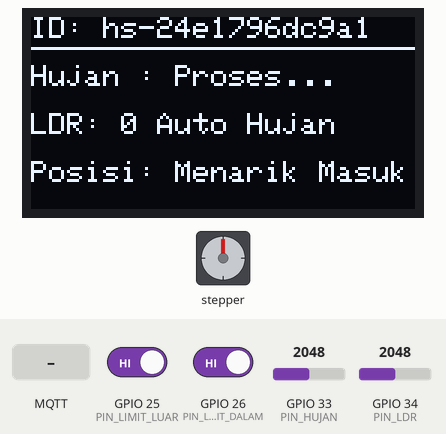
The sketch below on a simulated ESP32. Shown: stepper motor, 128×64 one-colour display. Wiring (inferred from the names in the program): stepper motor driver (200 steps per turn assumed): step GPIO 18; direction GPIO 19. The test bench sets the inputs (shaded band); at power-on: GPIO 26 (PIN_LIMIT_DALAM) HIGH, GPIO 25 (PIN_LIMIT_LUAR) HIGH, GPIO 33 (PIN_HUJAN) = 2048, GPIO 34 (PIN_LDR) = 2048. WiFi joins after 1.5 s; servers stay silent unless stated; random numbers use the default seed unless the sketch sets one; no MQTT or app messages arrive unless stated; what the sketch prints to the serial monitor is not drawn.

Above: at 2.8 s.
2.9 s: MQTT message "stop" arrives on the first subscribed topic
At 4.2 s:
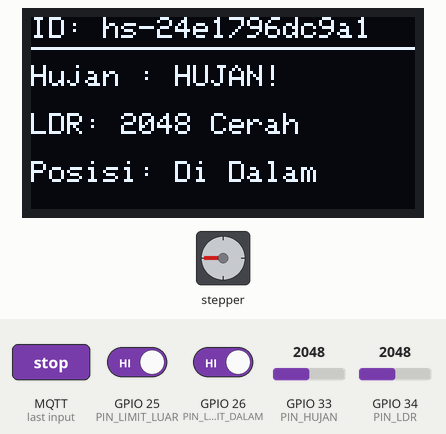
4.5 s: MQTT message "mendorong" arrives on the first subscribed topic
At 5.1 s:
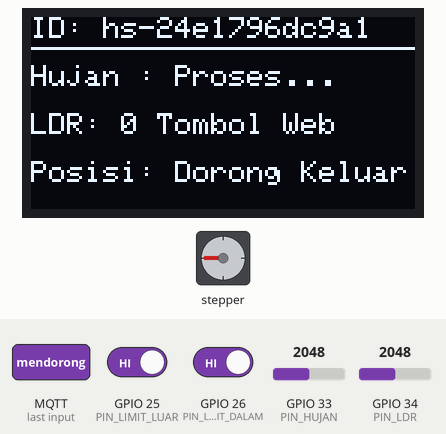
8.3 s: MQTT message "tarik" arrives on the first subscribed topic
At 9.6 s:
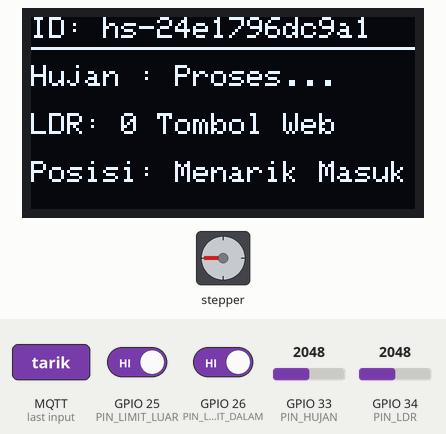
12.1 s: MQTT message "masuk" arrives on the first subscribed topic
15.9 s: GPIO 26 (PIN_LIMIT_DALAM) driven LOW
19.7 s: GPIO 25 (PIN_LIMIT_LUAR) driven LOW
At 20.2 s:
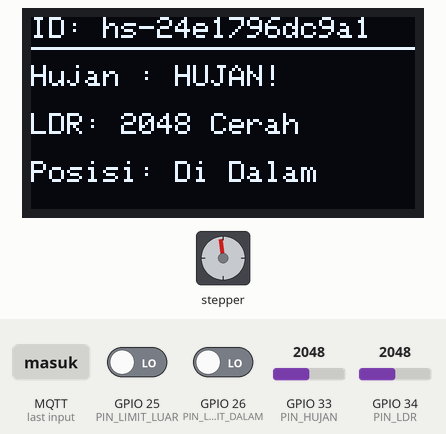
Timing chart, 0 to 22.3 s (numbered marks = the images above; inputs shaded):
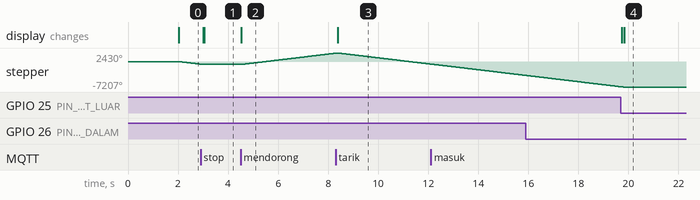

The sketch:

hujan_esp32.ino
```cpp
#include <WiFi.h>
#include <PubSubClient.h>
#include <Wire.h>
#include <Adafruit_GFX.h>
#include <Adafruit_SSD1306.h>

// ================= 1. KONFIGURASI WIFI & MQTT =================
// Kredensial WiFi
const char* ssid     = "UNTIRTA";
const char* password = "untirtajawara";

// Broker MQTT Private VPS (Tencent Cloud Singapore)
const char* mqtt_server = "43.133.136.149";
const int mqtt_port     = 1883;

// Device ID
const char* device_id = "hs-24e1796dc9a1";

// Topik MQTT Komunikasi Realtime
String topic_publish       = String(device_id) + "/data";
String topic_telemetry_std = "hujansensor/" + String(device_id) + "/telemetry";
String topic_state_std     = "hujansensor/" + String(device_id) + "/state";
String topic_subscribe     = String(device_id) + "/control";
String topic_cmd_std       = "hujansensor/" + String(device_id) + "/cmd";

// ================= 2. KONFIGURASI HARDWARE =================
#define SCREEN_WIDTH 128
#define SCREEN_HEIGHT 64
Adafruit_SSD1306 display(SCREEN_WIDTH, SCREEN_HEIGHT, &Wire, -1);

// Pin Sensor Analog (ESP32 ADC1)
#define PIN_HUJAN 33
#define PIN_LDR   34

// Pin Driver Motor (Stepper A4988 / DRV8825 atau Motor DC L298N)
// - Mode Stepper: Pin 18 = STEP (pulsa), Pin 19 = DIR (arah putar)
// - Mode Motor DC (L298N): Pin 18 = IN1, Pin 19 = IN2
const int stepPin = 18;
const int dirPin  = 19;

// Pilih Tipe Driver Motor:
// false = Driver Stepper A4988 / DRV8825 (Default)
// true  = Driver Motor DC L298N / Relay 2-Channel (IN1 ke pin 18, IN2 ke pin 19)
#define MOTOR_TIPE_DC_L298N false

// Pin Limit Switch Luar & Dalam (COM ke GND, NO ke GPIO 25 & 26 dengan internal PULLUP)
#define PIN_LIMIT_LUAR  25 // Switch pembatas ujung luar (posisi jemur/terbuka)
#define PIN_LIMIT_DALAM 26 // Switch pembatas ujung dalam (posisi kanopi/teduh)

// Konfigurasi Level Logika Saklar saat Tertekan:
// LOW  = Saklar NO (Normally Open) terhubung ke GND dengan INPUT_PULLUP (Default)
// HIGH = Saklar NC (Normally Closed) jika pin membaca LOW saat tidak ditekan
#define LIMIT_SWITCH_PRESSED LOW

// Otomasi Mendorong Keluar saat Kering:
// false (Direkomendasikan): Motor TIDAK AKAN pernah jalan sendiri keluar saat kering.
//                           Hanya keluar jika pengguna menekan tombol "Bentangkan" di Web.
// true: Motor otomatis keluar sendiri jika cuaca kering stabil selama 20 detik.
#define AUTO_KELUAR_SAAT_KERING false

WiFiClient espClient;
PubSubClient client(espClient);

// Status Posisi Jemuran (false = Di Luar/Jemur, true = Di Dalam/Teduh)
bool jemuranDiDalam = false;

// Flag Berhenti Darurat / Manual dari Web
volatile bool stopManualDiminta = false;

// Flag Kunci Posisi Manual (Mencegah motor jalan sendiri setelah distop atau menyentuh switch)
bool manualHold = false;

// Status Hujan Aktif dengan Latch Hysteresis (Schmitt Trigger)
// Mencegah status 'reda' prematur saat lempeng sensor masih basah/lembab
bool statusHujanAktif = false;

// Batas Ambang ADC dengan Hysteresis (Mencegah motor bolak-balik karena fluktuasi air)
#define AMBANG_HUJAN_MASUK    2300 // Jika ADC < 2300, terdeteksi air hujan -> status terkunci HUJAN & tarik jemuran
#define AMBANG_KERING_KELUAR  3000 // Jika ADC > 3000, sensor benar-benar kering -> status menjadi KERING

// Timer Debounce Kestabilan Kering (dalam milidetik)
// Sensor harus kering terus-menerus selama 20 detik sebelum motor boleh mendorong jemuran keluar
const unsigned long WAKTU_TUNGGU_KERING_MS = 20000;
unsigned long waktuMulaiKering = 0;

// ================= 3. FUNGSI KONTROL MOTOR & OLED =================
void updateOLED(String hujan, String cahaya, int valLdr, String posisi, bool warningMendung) {
  display.clearDisplay();
  display.setTextSize(1);
  display.setTextColor(SSD1306_WHITE);

  display.setCursor(0, 0);
  if (warningMendung) {
    display.println("! AWAS MENDUNG !");
  } else {
    display.print("ID: "); display.println(device_id);
  }
  display.drawLine(0, 10, 127, 10, SSD1306_WHITE);

  display.setCursor(0, 16);
  display.print("Hujan : "); display.println(hujan);

  display.setCursor(0, 32);
  display.print("LDR: "); display.print(valLdr); display.print(" "); display.println(cahaya);

  display.setCursor(0, 48);
  display.print("Posisi: "); display.println(posisi);

  display.display();
}

// Fungsi pengiriman telemetri lengkap ke Broker MQTT (dapat dipanggil saat idle maupun saat motor bergerak)
void kirimDataTelemetri(String posisiMotor, String motorStatus) {
  int adcHujan = analogRead(PIN_HUJAN);
  int adcLdr   = analogRead(PIN_LDR);

  int rainPct = (4095 - adcHujan) * 100 / (4095 - 800);
  if (rainPct < 0) rainPct = 0;
  if (rainPct > 100) rainPct = 100;

  if (adcHujan < AMBANG_HUJAN_MASUK) {
    statusHujanAktif = true;
  } else if (adcHujan > AMBANG_KERING_KELUAR) {
    statusHujanAktif = false;
  }

  bool isBadai   = (statusHujanAktif && (rainPct > 80 || adcHujan < 1400));
  bool isMendung = (adcLdr > 2500);
  bool warningMendung = (isMendung && (posisiMotor == "diluar" || posisiMotor == "mendorong"));

  // 1. Topik Custom Data (+/data)
  String payload = "{";
  payload += "\"device_id\":\"" + String(device_id) + "\",";
  payload += "\"adc_hujan\":" + String(adcHujan) + ",";
  payload += "\"rain_pct\":" + String(rainPct) + ",";
  payload += "\"adc_ldr\":" + String(adcLdr) + ",";
  payload += "\"hujan\":" + String(statusHujanAktif ? "true" : "false") + ",";
  payload += "\"badai\":" + String(isBadai ? "true" : "false") + ",";
  payload += "\"mendung\":" + String(isMendung ? "true" : "false") + ",";
  payload += "\"peringatan\":" + String(warningMendung ? "true" : "false") + ",";
  payload += "\"status\":\"online\",";
  payload += "\"motor_status\":\"" + motorStatus + "\",";
  payload += "\"posisi\":\"" + posisiMotor + "\"";
  payload += "}";
  client.publish(topic_publish.c_str(), payload.c_str());

  // 2. Topik Standar Format Sistem (hujansensor/+/telemetry)
  String stdPayload = "{";
  stdPayload += "\"v\":1,";
  stdPayload += "\"deviceId\":\"" + String(device_id) + "\",";
  stdPayload += "\"ts\":" + String(millis()) + ",";
  stdPayload += "\"raw\":" + String(adcHujan) + ",";
  stdPayload += "\"pct\":" + String(rainPct) + ",";
  stdPayload += "\"wet\":" + String(statusHujanAktif ? "true" : "false") + ",";
  stdPayload += "\"mendung\":" + String(isMendung ? "true" : "false") + ",";
  stdPayload += "\"ldrRaw\":" + String(adcLdr) + ",";
  stdPayload += "\"rssi\":" + String(WiFi.RSSI());
  stdPayload += "}";
  client.publish(topic_telemetry_std.c_str(), stdPayload.c_str());
}

// Fungsi menggerakkan motor (Stepper atau DC) dengan telemetri realtime
void gerakkanJemuran(bool tarikMasuk, String sumber) {
  stopManualDiminta = false; // Reset flag stop manual sebelum mulai bergerak

  if (tarikMasuk) {
    Serial.println("Menarik jemuran masuk (" + sumber + ")...");
    updateOLED("Proses...", sumber, 0, "Menarik Masuk", false);

    // Konfigurasi arah pergerakan motor masuk
    if (MOTOR_TIPE_DC_L298N) {
      // Driver Motor DC (L298N): IN1 = HIGH, IN2 = LOW
      digitalWrite(stepPin, HIGH);
      digitalWrite(dirPin, LOW);
    } else {
      // Driver Stepper: DIR = LOW
      digitalWrite(dirPin, LOW);
    }

    // Bergerak sampai menyentuh limit switch dalam (maksimal 6000 iterasi)
    for (int i = 0; i < 6000; i++) {
      // 1. Cek limit switch di ujung dalam: jika tersentuh tuasnya, rem seketika!
      // (Beri toleransi 30 langkah awal agar tuas bisa bergerak lepas dari posisi sentuh)
      if (i > 30 && digitalRead(PIN_LIMIT_DALAM) == LIMIT_SWITCH_PRESSED) {
        Serial.println("Limit switch dalam tersentuh! Posisi kanopi teduh tercapai.");
        manualHold = true; // Kunci posisi agar tidak jalan keluar sendiri
        break;
      }

      // 2. Cek apakah ada perintah berhenti (STOP) manual dari Web / App
      if (stopManualDiminta) {
        Serial.println("Motor dihentikan seketika oleh perintah STOP dari Web!");
        manualHold = true; // Kunci posisi
        stopManualDiminta = false;
        break;
      }

      if (MOTOR_TIPE_DC_L298N) {
        // Motor DC
        delay(2);
      } else {
        // Motor Stepper: pulsa langkah STEP
        digitalWrite(stepPin, HIGH);
        delayMicroseconds(1000);
        digitalWrite(stepPin, LOW);
        delayMicroseconds(1000);
      }

      // Setiap 500 iterasi (~1 detik): panggil loop MQTT & kirim telemetri lengkap realtime
      if (i % 500 == 0) {
        client.loop();
        kirimDataTelemetri("menarik", "moving");
      } else if (i % 50 == 0) {
        client.loop();
      }
      yield();
    }

    // Matikan driver jika menggunakan Motor DC
    if (MOTOR_TIPE_DC_L298N) {
      digitalWrite(stepPin, LOW);
      digitalWrite(dirPin, LOW);
    }

    // Jika limit switch dalam tersentuh, tandai posisi telah aman di dalam
    if (digitalRead(PIN_LIMIT_DALAM) == LIMIT_SWITCH_PRESSED) {
      jemuranDiDalam = true;
    } else {
      jemuranDiDalam = true; // Selesai menarik masuk
    }
    Serial.println("Selesai menarik. Posisi jemuran: " + String(jemuranDiDalam ? "Di Dalam" : "Dihentikan / Sebagian"));
    kirimDataTelemetri("didalam", "idle");
  }
  else {
    Serial.println("Mendorong jemuran keluar (" + sumber + ")...");
    updateOLED("Proses...", sumber, 0, "Dorong Keluar", false);

    // Konfigurasi arah pergerakan keluar
    if (MOTOR_TIPE_DC_L298N) {
      // Driver Motor DC (L298N): IN1 = LOW, IN2 = HIGH
      digitalWrite(stepPin, LOW);
      digitalWrite(dirPin, HIGH);
    } else {
      // Driver Stepper: DIR = HIGH
      digitalWrite(dirPin, HIGH);
    }

    // Beri batas pergerakan maksimal (akan berhenti otomatis saat menyentuh limit switch luar)
    for (int i = 0; i < 6000; i++) {
      // 1. Cek limit switch di ujung luar: jika tersentuh tuasnya, rem seketika!
      // (Beri toleransi 30 langkah awal agar tuas bisa bergerak lepas dari posisi sentuh)
      if (i > 30 && digitalRead(PIN_LIMIT_LUAR) == LIMIT_SWITCH_PRESSED) {
        Serial.println("Limit switch luar tersentuh! Posisi jemur tercapai.");
        manualHold = true; // Kunci posisi
        break;
      }

      // 2. Cek apakah ada perintah berhenti (STOP) manual dari Web / App
      if (stopManualDiminta) {
        Serial.println("Motor dihentikan seketika oleh perintah STOP dari Web!");
        manualHold = true; // Kunci posisi
        stopManualDiminta = false;
        break;
      }

      if (MOTOR_TIPE_DC_L298N) {
        // Motor DC
        delay(2);
      } else {
        // Motor Stepper: pulsa langkah STEP
        digitalWrite(stepPin, HIGH);
        delayMicroseconds(1000);
        digitalWrite(stepPin, LOW);
        delayMicroseconds(1000);
      }

      // Setiap 500 iterasi (~1 detik): panggil loop MQTT & kirim telemetri lengkap
      if (i % 500 == 0) {
        client.loop();
        kirimDataTelemetri("mendorong", "moving");
        // Pengaman darurat otomatis: Jika gerakan otomatis dan mendadak hujan deras saat didorong keluar, langsung rem dan batalkan!
        if (sumber != "Tombol Web" && i > 0) {
          int adcHujan = analogRead(PIN_HUJAN);
          if (adcHujan < 1400) {
            Serial.println("DARURAT: Hujan deras terdeteksi saat jemuran didorong keluar! Berhenti mendorong.");
            break;
          }
        }
      } else if (i % 50 == 0) {
        client.loop();
      }
      yield();
    }

    // Matikan driver jika menggunakan Motor DC
    if (MOTOR_TIPE_DC_L298N) {
      digitalWrite(stepPin, LOW);
      digitalWrite(dirPin, LOW);
    }

    // Tandai posisi berada di luar
    if (digitalRead(PIN_LIMIT_LUAR) == LIMIT_SWITCH_PRESSED) {
      jemuranDiDalam = false;
    } else {
      jemuranDiDalam = false; // Selesai mendorong keluar
    }
    Serial.println("Selesai mendorong. Posisi jemuran: " + String(jemuranDiDalam ? "Di Dalam" : "Di Luar"));
    kirimDataTelemetri("diluar", "idle");
  }
}

// ================= 4. FUNGSI TERIMA PERINTAH DARI WEB =================
void mqttCallback(char* topic, byte* payload, unsigned int length) {
  String pesan = "";
  for (unsigned int i = 0; i < length; i++) {
    pesan += (char)payload[i];
  }

  Serial.print("Perintah masuk dari Web [");
  Serial.print(topic);
  Serial.print("]: ");
  Serial.println(pesan);

  pesan.toLowerCase();
  // 1. Perintah Berhenti Manual (STOP)
  if (pesan.indexOf("stop") >= 0 || pesan.indexOf("berhenti") >= 0 || pesan.indexOf("halt") >= 0 || pesan == "2") {
    stopManualDiminta = true;
    manualHold = true; // Kunci posisi agar motor tidak jalan sendiri lagi
    waktuMulaiKering = 0;
    digitalWrite(stepPin, LOW);
    digitalWrite(dirPin, LOW);
    Serial.println("Perintah STOP diterima dari Web/App! Menghentikan pergerakan motor & mengunci posisi...");
    updateOLED("STOP!", "Manual Stop", 0, "Berhenti", false);
    kirimDataTelemetri(jemuranDiDalam ? "didalam" : "diluar", "idle");
  }
  // 2. Perintah Tarik Masuk
  else if (pesan.indexOf("tarik") >= 0 || pesan.indexOf("masuk") >= 0 || pesan.indexOf("retract") >= 0 || pesan.indexOf("in") >= 0 || pesan.indexOf("tutup") >= 0 || pesan == "1") {
    manualHold = false; // Reset kunci manual karena ada perintah baru
    waktuMulaiKering = 0;
    gerakkanJemuran(true, "Tombol Web");
  }
  // 3. Perintah Dorong Keluar (Manual override dari tombol Web)
  else if (pesan.indexOf("dorong") >= 0 || pesan.indexOf("keluar") >= 0 || pesan.indexOf("extend") >= 0 || pesan.indexOf("out") >= 0 || pesan.indexOf("buka") >= 0 || pesan == "0") {
    manualHold = false; // Reset kunci manual karena ada perintah baru
    waktuMulaiKering = 0;
    Serial.println("Perintah manual BUKA / DORONG KELUAR diterima dari Web/App.");
    gerakkanJemuran(false, "Tombol Web");
  }
}

// ================= 5. KONEKSI KE BROKER MQTT VPS DENGAN LWT =================
void reconnectMQTT() {
  while (!client.connected()) {
    Serial.print("Menghubungkan ke MQTT Broker VPS (" + String(mqtt_server) + ")...");
    String clientId = "ESP32Client-" + String(device_id) + "-" + String(random(1000, 9999));

    String willPayload = "{\"v\":1,\"deviceId\":\"" + String(device_id) + "\",\"status\":\"offline\"}";
    const char* willTopic = topic_state_std.c_str();
    int willQos = 1;
    bool willRetain = true;

    if (client.connect(clientId.c_str(), willTopic, willQos, willRetain, willPayload.c_str())) {
      Serial.println(" Terhubung!");

      // 1. Publikasikan status ONLINE (Retained)
      String onlinePayload = "{\"v\":1,\"deviceId\":\"" + String(device_id) + "\",\"status\":\"online\"}";
      client.publish(topic_state_std.c_str(), onlinePayload.c_str(), true);

      // 2. Berlangganan topik kontrol Web
      client.subscribe(topic_subscribe.c_str());
      client.subscribe(topic_cmd_std.c_str());
      Serial.println("Subscribe ke: " + topic_subscribe + " & " + topic_cmd_std);
    } else {
      Serial.print(" Gagal, rc=");
      Serial.print(client.state());
      Serial.println(" Coba lagi dalam 3 detik...");
      delay(3000);
    }
  }
}

void setup() {
  Serial.begin(115200);

  // Setup Pin Driver Motor Stepper
  pinMode(stepPin, OUTPUT);
  pinMode(dirPin, OUTPUT);

  // Setup Pin Limit Switch Luar & Dalam
  pinMode(PIN_LIMIT_LUAR, INPUT_PULLUP);
  pinMode(PIN_LIMIT_DALAM, INPUT_PULLUP);

  // Inisialisasi status posisi awal berdasarkan kondisi limit switch fisik
  int swDalam = digitalRead(PIN_LIMIT_DALAM);
  int swLuar  = digitalRead(PIN_LIMIT_LUAR);

  Serial.println("=== STATUS LIMIT SWITCH FISIK SAAT BOOT ===");
  Serial.print("Limit Switch Dalam (GPIO "); Serial.print(PIN_LIMIT_DALAM); Serial.print("): ");
  Serial.println(swDalam == LIMIT_SWITCH_PRESSED ? "TERTEKAN (AKTIF)" : "TERLEPAS (TIDAK AKTIF)");
  Serial.print("Limit Switch Luar  (GPIO "); Serial.print(PIN_LIMIT_LUAR); Serial.print("): ");
  Serial.println(swLuar == LIMIT_SWITCH_PRESSED ? "TERTEKAN (AKTIF)" : "TERLEPAS (TIDAK AKTIF)");

  if (swDalam == LIMIT_SWITCH_PRESSED) {
    jemuranDiDalam = true;
    Serial.println("Posisi awal fisik terdeteksi: Di Dalam Kanopi");
  } else if (swLuar == LIMIT_SWITCH_PRESSED) {
    jemuranDiDalam = false;
    Serial.println("Posisi awal fisik terdeteksi: Di Luar Terbuka");
  }

  // Inisialisasi Layar OLED
  Wire.begin(21, 22);
  if (!display.begin(SSD1306_SWITCHCAPVCC, 0x3C)) {
    Serial.println("OLED SSD1306 gagal diinisialisasi");
  }
  display.clearDisplay();
  display.setTextSize(1);
  display.setTextColor(SSD1306_WHITE);
  display.setCursor(0, 10);
  display.println("Sistem Jemuran IoT");
  display.setCursor(0, 25);
  display.println("Connecting WiFi...");
  display.display();

  // Koneksi Wi-Fi
  WiFi.mode(WIFI_STA);
  WiFi.begin(ssid, password);
  Serial.print("Menghubungkan ke WiFi");
  while (WiFi.status() != WL_CONNECTED) {
    delay(400);
    Serial.print(".");
  }
  Serial.println("\nWiFi Terhubung! IP: " + WiFi.localIP().toString());

  // Inisialisasi Klien MQTT
  client.setServer(mqtt_server, mqtt_port);
  client.setCallback(mqttCallback);
  client.setBufferSize(512);
  client.setKeepAlive(15);
}

void loop() {
  if (WiFi.status() != WL_CONNECTED) {
    WiFi.reconnect();
    delay(500);
    return;
  }

  if (!client.connected()) {
    reconnectMQTT();
  }
  client.loop();

  // Cek sensor & kirim data telemetri ke Web setiap 2 detik
  static unsigned long lastMsg = 0;
  if (millis() - lastMsg > 2000) {
    lastMsg = millis();

    int adcHujan = analogRead(PIN_HUJAN);
    int adcLdr   = analogRead(PIN_LDR);

    // 1. Konversi ADC hujan ke persentase basah (0-100%)
    int rainPct = (4095 - adcHujan) * 100 / (4095 - 800);
    if (rainPct < 0) rainPct = 0;
    if (rainPct > 100) rainPct = 100;

    // 2. Evaluasi Logika Hysteresis Sejati (Schmitt Trigger)
    // Mencegah status 'reda' palsu saat lempeng sensor masih basah/lembab
    if (adcHujan < AMBANG_HUJAN_MASUK) {
      statusHujanAktif = true; // Air hujan terdeteksi -> status terkunci HUJAN
    } else if (adcHujan > AMBANG_KERING_KELUAR) {
      statusHujanAktif = false; // Sensor benar-benar kering -> status menjadi KERING
    }
    // Jika ADC di antara AMBANG_HUJAN_MASUK (2300) dan AMBANG_KERING_KELUAR (3000):
    // statusHujanAktif TETAP mempertahankan status sebelumnya (tidak berubah prematur)!

    // 3. Klasifikasi Tingkat Cuaca: Kering, Hujan Biasa, atau Badai
    bool isBadai   = (statusHujanAktif && (rainPct > 80 || adcHujan < 1400));
    bool isMendung = (adcLdr > 2500);

    // 4. LOGIKA OTOMATIS CERDAS MOTOR DENGAN PENGAMAN MANUAL HOLD
    if (statusHujanAktif) {
      waktuMulaiKering = 0; // Reset timer kering jika masih terdeteksi air hujan
      // Pengaman Darurat: Jika mendadak HUJAN, jemuran otomatis ditarik masuk ke kanopi
      if (!jemuranDiDalam) {
        manualHold = false;
        gerakkanJemuran(true, isBadai ? "Auto Badai" : "Auto Hujan");
        manualHold = true; // Setelah aman di kanopi, kunci posisi agar tidak keluar sendiri
      }
    }
    else if (jemuranDiDalam && AUTO_KELUAR_SAAT_KERING && !manualHold) {
      // HANYA dorong keluar otomatis jika opsi AUTO_KELUAR_SAAT_KERING diaktifkan (true) dan TIDAK sedang di-hold manual
      if (waktuMulaiKering == 0) {
        waktuMulaiKering = millis();
        Serial.println("Sensor kering terbukti. Menunggu 20 detik kestabilan cuaca sebelum keluar...");
      } else if (millis() - waktuMulaiKering >= WAKTU_TUNGGU_KERING_MS) {
        Serial.println("Cuaca terbukti stabil kering selama 20 detik! Mendorong jemuran keluar...");
        gerakkanJemuran(false, "Auto Kering");
        waktuMulaiKering = 0;
      }
    }
    else {
      // Di luar, atau sedang manual hold, atau AUTO_KELUAR_SAAT_KERING false: pastikan timer reset
      waktuMulaiKering = 0;
    }

    // 5. UPDATE TAMPILAN LAYAR OLED
    String txtHujan;
    if (isBadai) {
      txtHujan = "BADAI!";
    } else if (statusHujanAktif) {
      txtHujan = "HUJAN!";
    } else {
      txtHujan = "Kering";
    }
    String txtLangit  = isMendung ? "Mendung" : "Cerah";
    String txtPosisi  = jemuranDiDalam ? "Di Dalam" : "Di Luar";
    bool warningMendung = (isMendung && !jemuranDiDalam);

    updateOLED(txtHujan, txtLangit, adcLdr, txtPosisi, warningMendung);
    Serial.println("Sensor Hujan ADC: " + String(adcHujan) + " (" + String(rainPct) + "%) -> " + txtHujan);
    Serial.println("Sensor LDR: " + String(adcLdr) + " -> " + txtLangit);

    // 6. KIRIM TELEMETRI LENGKAP KE BROKER MQTT VPS
    kirimDataTelemetri(jemuranDiDalam ? "didalam" : "diluar", "idle");
  }
}
```

Measured:
- after the input at 2.9 s, the display: first changes after 0.12 s (image 1 shows a later state)
- after the input at 4.5 s, stepper: keeps turning clockwise at about 850°/s, starting at once; the display: changes at once (image 2)
- after the input at 8.3 s, the display: changes after 0.08 s (image 3)
- after the input at 19.7 s, the display: first changes at once (image 4 shows a later state)
